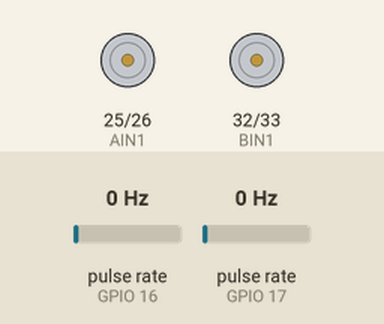
Simulated run of this sketch. Board: ESP32. Parts: motor-driver pin pairs drawn as motors (green arrow = first pin HIGH = forward, orange = second pin HIGH = backward, longer = more drive). Wiring (inferred from the names in the program): 2 × pulse sensor: data GPIO 16 / data GPIO 17. Inputs (shaded band) come from the test bench; at power-on: pulse rate (sensors on GPIO 16, GPIO 17) 0 Hz. EEPROM starts erased.

Above: at 0.0 s.
At 5.55 s:
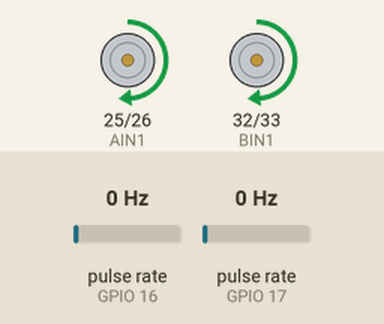
At 6.0 s:
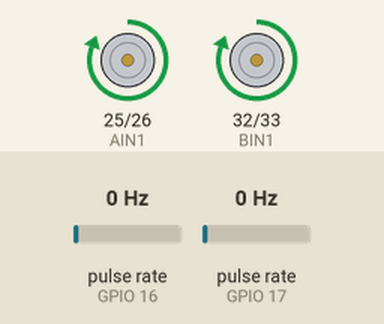
Timing chart, 0 to 7.5 s (numbered marks = the images above):
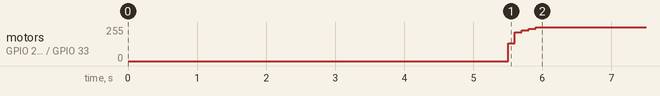

The sketch:

r-5-4-gleich-schnell.ino
```cpp
// Kampagne 2, Mission 5.4: Gleich schnell
// Board: ESP32 Dev Module. Akku-Betrieb, fährt auf dem Boden.
// Motoren und Encoder wie in Mission 5.2.
//
// Zwei Regelkreise: Jedes Rad wird auf dieselbe Sollgeschwindigkeit geregelt (PI-Regler).
// Mit REGELN = false fährt er wie in Mission 2.4 nur mit festem PWM. Vergleiche beide.

#include <Preferences.h>
Preferences speicher;

const int AIN1 = 25, AIN2 = 26, BIN1 = 32, BIN2 = 33, SLEEP = 27, VM_PIN = 34, ENC_L = 16, ENC_R = 17;
const int ANLAUF = 85;
const int IMPULSE_PRO_UMDREHUNG = 20;
const float RAD_DURCHMESSER_MM = 66;
const bool REGELN = true;
const float SOLL_CM_S = 20;            // Sollgeschwindigkeit beider Räder
const float KP = 2.0, KI = 4.0;        // Prozent pro (cm/s) und Prozent pro (cm/s · s)
const float STRECKE_CM = 200;
const uint32_t SPERRZEIT_US = 1500;

volatile uint32_t zaehlerL = 0, zaehlerR = 0, letzteL = 0, letzteR = 0;
void IRAM_ATTR kanteL() { uint32_t t = micros(); if (t - letzteL > SPERRZEIT_US) { zaehlerL++; letzteL = t; } }
void IRAM_ATTR kanteR() { uint32_t t = micros(); if (t - letzteR > SPERRZEIT_US) { zaehlerR++; letzteR = t; } }

const float MM_PRO_IMPULS = PI * RAD_DURCHMESSER_MM / IMPULSE_PRO_UMDREHUNG;

int prozentZuPwm(float p) { p = constrain(p, -100.0f, 100.0f); if (fabs(p) < 0.5) return 0; int b = map((long)fabs(p), 1, 100, ANLAUF, 255); return p > 0 ? b : -b; }
void fahre(float l, float r) {
  int a = prozentZuPwm(l), b = prozentZuPwm(r);
  ledcWrite(AIN1, a > 0 ? a : 0); ledcWrite(AIN2, a < 0 ? -a : 0);
  ledcWrite(BIN1, b > 0 ? b : 0); ledcWrite(BIN2, b < 0 ? -b : 0);
}
void bremsen() { ledcWrite(AIN1, 255); ledcWrite(AIN2, 255); ledcWrite(BIN1, 255); ledcWrite(BIN2, 255); delay(400); fahre(0, 0); }

struct Rad { float integral; uint32_t vorher; float v; float stell; };

void setup() {
  Serial.begin(115200);
  delay(500);
  speicher.begin("r54", false);
  pinMode(VM_PIN, INPUT);
  if (analogReadMilliVolts(VM_PIN) * 2 < 2500) {
    int vl = speicher.getInt("vl", -1), vr = speicher.getInt("vr", -1), reg = speicher.getInt("regeln", -1);
    if (vl < 0) Serial.println("Noch nicht gefahren.");
    else {
      Serial.printf("%s: links %.1f cm/s, rechts %.1f cm/s (Mittel der Fahrt)\n", reg ? "Geregelt" : "Ungeregelt", vl / 10.0, vr / 10.0);
      Serial.printf("KW-CHECK:r-5-4:%012llX:%d:%d:%d\n", (unsigned long long)ESP.getEfuseMac(), reg, vl, vr);
    }
    speicher.end();
    return;
  }

  pinMode(ENC_L, INPUT); pinMode(ENC_R, INPUT);
  attachInterrupt(digitalPinToInterrupt(ENC_L), kanteL, RISING);
  attachInterrupt(digitalPinToInterrupt(ENC_R), kanteR, RISING);
  pinMode(SLEEP, OUTPUT); digitalWrite(SLEEP, HIGH); delay(2);
  ledcAttach(AIN1, 20000, 8); ledcAttach(AIN2, 20000, 8);
  ledcAttach(BIN1, 20000, 8); ledcAttach(BIN2, 20000, 8);
  delay(5000);

  // Startwert: ungefähr passendes Prozent, damit der Regler nicht bei 0 beginnt
  Rad l = {0, 0, 0, 30}, r = {0, 0, 0, 30};
  const float DT = 0.1;                          // 100 ms: bei 20 Impulsen pro Umdrehung braucht es Zeit, um genug zu zählen
  zaehlerL = 0; zaehlerR = 0;
  unsigned long start = millis(), takt = start;
  while ((zaehlerL + zaehlerR) / 2.0 * MM_PRO_IMPULS < STRECKE_CM * 10) {
    fahre(l.stell, r.stell);
    while (millis() - takt < 100) {}
    takt += 100;
    uint32_t nl = zaehlerL, nr = zaehlerR;
    l.v = (nl - l.vorher) * MM_PRO_IMPULS / 10.0 / DT; l.vorher = nl;   // cm/s
    r.v = (nr - r.vorher) * MM_PRO_IMPULS / 10.0 / DT; r.vorher = nr;
    if (REGELN) {
      for (Rad *rad : {&l, &r}) {
        float e = SOLL_CM_S - rad->v;
        rad->integral = constrain(rad->integral + e * DT, -20.0f, 20.0f);
        rad->stell = constrain(30 + KP * e + KI * rad->integral, 0.0f, 100.0f);
      }
    }
  }
  float dauer = (millis() - start) / 1000.0;     // Sekunden, vor dem Bremsen gemessen
  bremsen();
  // Mittlere Geschwindigkeit jedes Rads über die ganze Fahrt, in Zehntel cm/s
  speicher.putInt("vl", (int)(l.vorher * MM_PRO_IMPULS / dauer));
  speicher.putInt("vr", (int)(r.vorher * MM_PRO_IMPULS / dauer));
  speicher.putInt("regeln", REGELN ? 1 : 0);
  speicher.end();
}

void loop() {}
```

Measured:
- by itself, motor on GPIO 25 (AIN1) / GPIO 26 (AIN2), motor on GPIO 32 (BIN1) / GPIO 33 (BIN2): moves from stopped to forward 255/255 over 0.40 s
